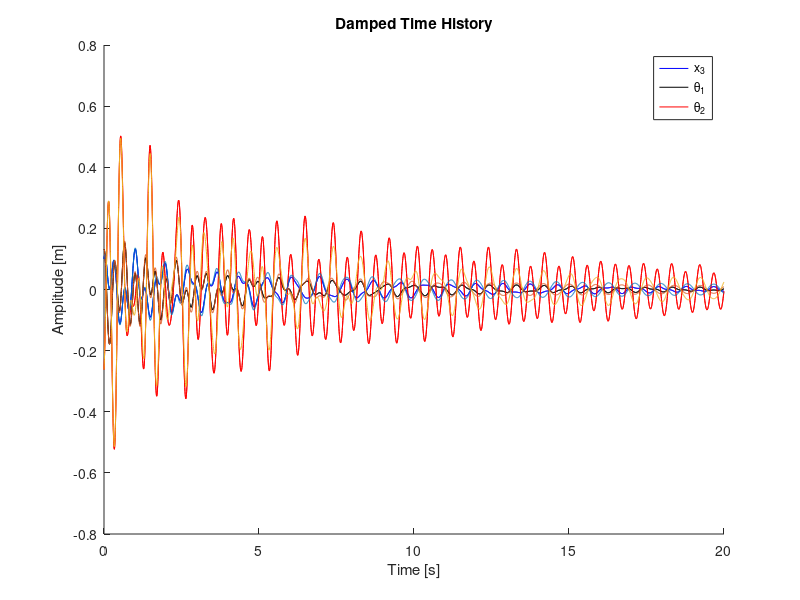

MATLAB code to generate this figure: (Note: this script raises an error after producing the figure.)
clear all, close all, clc


%% Data & Matrices
R1 = 1;
R2 = 0.5;
%Mass parameters
M1 = 5;
J1 = 2.5;
M2 = 1.25;
J2 = 0.16;
M3 = 10;
%Spring parameters
k1 = 1000;
k2 = 100;
k3 = 560;
k4 = 800;
%Damper parameters
c1 = 0.5;
c2 = 0.5;
c3 = 1;
c4 = 4;
%Mass matrix
jac_M =[1    0   R2;
        0    1   0;
        1    0   0;
        0    0   1;
        1    0   0];
M = diag([M1 J1 M2 J2 M3]);
M_gen = jac_M'*M*jac_M;

%Elastic matrix
jac_K = [-1   0       -R2;
         -1   -R1     R2;
         -1   -R1      0;
          1     0      0];
K = diag([k1 k2 k3 k4]);
K_gen = jac_K'*K*jac_K;

%Damping matrix
jac_C = jac_K;
C = diag([c1 c2 c3 c4]);
K_gg=jac_C'*K*jac_C;
C_gen = jac_C'*C*jac_C;

%% 1A DA SCRIVERE A MANO

%% 1B Undamped and damped eigen frequencies and eigenvectors of the system
% UNDAMPED - Eigenfrequencies & eigenvectors

% Method: eigenvalues-eigenvectors problem 
% lambda = i*omega;
[V,D] = eig(inv(M_gen)*K_gen); % V are the eigenvectors, D are the eigenvalues
% DAMPED - Eigenfrequencies & eigenvectors
w0_nat=sqrt(diag(D));
% in [A_damp] the submatrix [C] is full
% use state form matrix: new variable z = [vel; pos];
A_damp = - inv([M_gen zeros(size(M_gen)); zeros(size(M_gen)) M_gen])*[C_gen K_gen; -M_gen zeros(size(M_gen))];
[V_damp,D_damp] = eig(A_damp);

%% 1C Rayleigh damping [C]=alpha*[M]+beta*[K]
% ANALYTIC MODE
Cii=reshape(C_gen,size(C_gen,1)*size(C_gen,2),1);
Mii=reshape(M_gen,size(M_gen,1)*size(M_gen,2),1);
Kii=reshape(K_gen,size(K_gen,1)*size(K_gen,2),1);
M_K=[Mii,Kii];
AB=pinv(M_K)*Cii;
alpha=AB(1);
beta=AB(2);
C_R_Analytic=alpha*M_gen+beta*K_gen;
%% %%%%%%%%%%%%%%%%%%% 2 part %%%%%%%%%%%%%%%%%%%%%%%%%%%% %%
% Free motion of the system (considering the Rayleigh damping as in 1.c)
%%%%%%%%%%%%%%%%%%%%%%%%%%%%%%%%%%%%%%%%%%%%%%%%%%%%%%%%%%%%

%% 2 A Plot and comment the free motion of the system starting from the initial conditionsreported

%% DAMPED - Eigenfrequencies & eigenvectors without RAYLEIGH
% Add the matrix [C] to the matrix [A]
A_damp = -inv([M_gen zeros(size(M_gen)); zeros(size(M_gen)) M_gen])*...
[C_gen K_gen; -M_gen zeros(size(M_gen))];
[V_damp,D_damp] = eig(A_damp);

% Mode shapes
%Guardando in V_damp noto che gli autovettori più vicini agli undamped sono
%quelli in posizione 1:3, ma dovrebbero essere quelli in seconda posizione.
%come mai?
V_damp = V_damp(4:6,:); %consider only the displacements
V_damp_1 = V_damp./V_damp(1,:);%1st normalization
V_damp_2 = V_damp./V_damp(2,:);%2nd normalization
V_damp_3 = V_damp./V_damp(3,:);%3rd normalization

V_damp_ord = [V_damp_1(:,1), V_damp_1(:,1),...
              V_damp_1(:,2), V_damp_1(:,2),...
              V_damp_1(:,3), V_damp_1(:,3)]; %all vibration modes

%Natural frequencies
lambda = diag(D_damp);
alpha = real(lambda);
w_d = imag(lambda);

% Adimensional damping coefficient
 csi = abs(alpha./w_d); %should be w0 not w_d
 csi_1 = abs(alpha./sqrt(w_d.^2+alpha.^2)); %sotto h=10% simili
 
 pos_t0=[0.1;pi/12;-pi/12];
 vel_t0=[1;0.5;2];


% Analytical
const_damp = [V_damp; lambda.'.*V_damp]\[pos_t0;vel_t0];
t_damp = 0:2*pi/50/max(w_d):20;

free_motion_damp = zeros(3,length(t_damp));

for ii = 1:length(t_damp)
    free_motion_damp(:,ii) = (const_damp.'.*V_damp)*exp(lambda*t_damp(ii));
end

%figure(2)
hold on
plot(t_damp,free_motion_damp(1,:),'b',t_damp,free_motion_damp(2,:)*R2,'k',t_damp,free_motion_damp(3,:)*R1,'r'); 
grid minor
xlabel('Time [s]')
ylabel('Amplitude [m]')
legend('x - analytical solution', '\theta_1 - analytical solution', '\theta_2 - analytical solution')
title('Damped Time History')
%% DAMPED - Eigenfrequencies & eigenvectors whith Rayleigh
%C_gen=C_R_Analytic;
% Add the matrix [C] to the matrix [A]
A_damp = -inv([M_gen zeros(size(M_gen)); zeros(size(M_gen)) M_gen])*...
[C_R_Analytic K_gen; -M_gen zeros(size(M_gen))];
[V_damp,D_damp] = eig(A_damp);

% Mode shapes
V_damp = V_damp(1:3,:); %consider only the displacements

V_damp_1 = V_damp./V_damp(1,:);%1st normalization
V_damp_2 = V_damp./V_damp(2,:);%2nd normalization
V_damp_3 = V_damp./V_damp(3,:);%3rd normalization

V_damp_ord = [V_damp_1(:,1), V_damp_1(:,1),...
              V_damp_1(:,2), V_damp_1(:,2),...
              V_damp_1(:,3), V_damp_1(:,3)]; %all vibration modes

%Natural frequencies
lambda = diag(D_damp);
alpha = real(lambda);
w_d = imag(lambda);

% Adimensional damping coefficient
 csi = abs(alpha./w_d); %should be w0 not w_d
 csi_1 = abs(alpha./sqrt(w_d.^2+alpha.^2)); %sotto h=10% simili
%% DAMPED - Free motion
% Normalization
%1st normalization
V_1 = [V_damp]./[V_damp(1,:)];
%2nd normalization
V_2 = [V_damp]./[V_damp(2,:)];
%3rd normalization
V_3 = [V_damp]./[V_damp(3,:)];

%pos_t0=V_3(:,6);
%vel_t0=[0,0,0]';

% Analytical
const_damp = [V_damp; lambda.'.*V_damp]\[pos_t0;vel_t0];
%t_damp = 0:2*pi/50/max(w_d):100;

free_motion_damp1 = zeros(3,length(t_damp));

for ii = 1:length(t_damp)
    free_motion_damp1(:,ii) = (const_damp.'.*V_damp)*exp(lambda*t_damp(ii));
end

%Plot the 2 different solutions
%figure(2)
hold on
plot(t_damp,free_motion_damp(1,:),'b',t_damp,free_motion_damp(2,:)*R2,'k',t_damp,free_motion_damp(3,:)*R1,'r'); 

plot(t_damp,free_motion_damp1(1,:),t_damp,free_motion_damp1(2,:)*R2,t_damp,free_motion_damp1(3,:)*R1); 
grid minor
xlabel('Time [s]')
ylabel('Amplitude [m]')
legend('x_3', '\theta_1', '\theta_2')
title('Damped Time History')

%% DAMPED - FREQUENCY RESPONSE OF THE SYSTEM
C_ray=C_R_Analytic;
w=0:0.01:30;
H_tot=zeros(1,9);
for ii=1:length(w)
    H = inv((-w(ii)^2)*M_gen+1i*w(ii)*C_ray+K_gen);
    H11(ii)=H(1,1); H12(ii)=H(1,2); H21(ii)=H(2,1); H22(ii)=H(2,2);
    H31(ii)=H(3,1); H32(ii)=H(3,2); H33(ii)=H(3,3); H13(ii)=H(1,3);
    H23(ii)=H(2,3);
    H_tot(ii,:)=reshape(H,1,9);

end

% transfer function between x,theta (lines) and q1, q2 (columns)
figure(3)
sgtitle('Frequency Responce Function')
for i=1:size(H_tot,2)
    subplot(3,3,i)

    grid on
     xlabel('Frequency [Hz]');
    if (i<4) 
            semilogy(w/2/pi,abs(H_tot(:,i)),'b'); 
        ylabel(['|H 1',num2str(i),'| [m/N]']); 
        title(['|H 1',num2str(i),'|']);
    elseif(i<7)
            semilogy(w/2/pi,abs(H_tot(:,i)),'b'); 
        ylabel(['|H 2',num2str(i-3),'| [m/N]']); 
        title(['|H 2',num2str(i-3),'|']);
    else
            semilogy(w/2/pi,abs(H_tot(:,i)),'b'); 
        ylabel(['|H 3',num2str(i-6),'| [m/N]']); 
        title(['|H 3',num2str(i-6),'|']);
    end
end

figure(4)
sgtitle('Frequency Responce Function')
for i=1:size(H_tot,2)
    subplot(3,3,i)
    plot(w/2/pi,angle(H_tot(:,i)),'b');
    grid on; 
     xlabel('Frequency [Hz]');
    if (i<4) 
        ylabel(['\angle H1',num2str(i),' [m/N]']); 
        title(['\angle H1',num2str(i)]);
    elseif(i<7)
        ylabel(['\angle H2',num2str(i-3),' [m/N]']); 
        title(['\angle H2',num2str(i-3)]);
    else
        ylabel(['\angle H3',num2str(i-6),' [m/N]']); 
        title(['\angle H3',num2str(i-6)]);
    end
end

%% DAMPED - Frequency Responce Function (FRF) with normal Damping (NO REYLEIGH

%w = 0:0.01:30;

% [H(w)] = [D(w)]^-1 = [-w^2*[M]+i*w*[C]+[K]]^-1
for ii = 1:length(w)
    FRF = inv(-w(ii)^2*M_gen+1i*w(ii)*C_gen+K_gen);
    FRF11(ii) = FRF(1,1); FRF12(ii) = FRF(1,2); FRF13(ii) = FRF(1,3);
    FRF21(ii) = FRF(2,1); FRF22(ii) = FRF(2,2); FRF23(ii) = FRF(2,3);
    FRF31(ii) = FRF(3,1); FRF32(ii) = FRF(3,2); FRF33(ii) = FRF(3,3);
end

% Plot of the FRF modulus
figure(5)
subplot(3,3,1); plot(w/2/pi,abs(FRF11),'b'); grid minor; xlabel('Frequency [Hz]'); ylabel('|H_1_1| [m/N]'); title('H_1_1')
subplot(3,3,2); plot(w/2/pi,abs(FRF12),'b'); grid minor; xlabel('Frequency [Hz]'); ylabel('|H_1_2| [m/N]'); title('H_1_2')
subplot(3,3,3); plot(w/2/pi,abs(FRF13),'b'); grid minor; xlabel('Frequency [Hz]'); ylabel('|H_1_3| [m/N]'); title('H_1_3')
subplot(3,3,4); plot(w/2/pi,abs(FRF21),'b'); grid minor; xlabel('Frequency [Hz]'); ylabel('|H_2_1| [m/N]'); title('H_2_1')
subplot(3,3,5); plot(w/2/pi,abs(FRF22),'b'); grid minor; xlabel('Frequency [Hz]'); ylabel('|H_2_2| [m/N]'); title('H_2_2')
subplot(3,3,6); plot(w/2/pi,abs(FRF23),'b'); grid minor; xlabel('Frequency [Hz]'); ylabel('|H_2_3| [m/N]'); title('H_2_3')
subplot(3,3,7); plot(w/2/pi,abs(FRF31),'b'); grid minor; xlabel('Frequency [Hz]'); ylabel('|H_3_1| [m/N]'); title('H_3_1')
subplot(3,3,8); plot(w/2/pi,abs(FRF32),'b'); grid minor; xlabel('Frequency [Hz]'); ylabel('|H_3_2| [m/N]'); title('H_3_2')
subplot(3,3,9); plot(w/2/pi,abs(FRF33),'b'); grid minor; xlabel('Frequency [Hz]'); ylabel('|H_3_3| [m/N]'); title('H_3_3')
sgtitle('Amplitude of FRF')

% Plot of the FRF phase
figure(6)
subplot(3,3,1); plot(w/2/pi,angle(FRF11)*180/pi,'b'); grid minor; xlabel('Frequency [Hz]'); ylabel('H_1_1 [deg]'); title('H_1_1'); yticks([-180 -90 0 90 180]); ylim([-200,200])
subplot(3,3,2); plot(w/2/pi,angle(FRF12)*180/pi,'b'); grid minor; xlabel('Frequency [Hz]'); ylabel('H_1_2 [deg]'); title('H_1_2'); yticks([-180 -90 0 90 180]); ylim([-200,200])
subplot(3,3,3); plot(w/2/pi,angle(FRF13)*180/pi,'b'); grid minor; xlabel('Frequency [Hz]'); ylabel('H_1_3 [deg]'); title('H_1_3'); yticks([-180 -90 0 90 180]); ylim([-200,200])
subplot(3,3,4); plot(w/2/pi,angle(FRF21)*180/pi,'b'); grid minor; xlabel('Frequency [Hz]'); ylabel('H_2_1 [deg]'); title('H_2_1'); yticks([-180 -90 0 90 180]); ylim([-200,200])
subplot(3,3,5); plot(w/2/pi,angle(FRF22)*180/pi,'b'); grid minor; xlabel('Frequency [Hz]'); ylabel('H_2_2 [deg]'); title('H_2_2'); yticks([-180 -90 0 90 180]); ylim([-200,200])
subplot(3,3,6); plot(w/2/pi,angle(FRF23)*180/pi,'b'); grid minor; xlabel('Frequency [Hz]'); ylabel('H_2_3 [deg]'); title('H_2_3'); yticks([-180 -90 0 90 180]); ylim([-200,200])
subplot(3,3,7); plot(w/2/pi,angle(FRF31)*180/pi,'b'); grid minor; xlabel('Frequency [Hz]'); ylabel('H_3_1 [deg]'); title('H_3_1'); yticks([-180 -90 0 90 180]); ylim([-200,200])
subplot(3,3,8); plot(w/2/pi,angle(FRF32)*180/pi,'b'); grid minor; xlabel('Frequency [Hz]'); ylabel('H_3_2 [deg]'); title('H_3_2'); yticks([-180 -90 0 90 180]); ylim([-200,200])
subplot(3,3,9); plot(w/2/pi,angle(FRF33)*180/pi,'b'); grid minor; xlabel('Frequency [Hz]'); ylabel('H_3_3 [deg]'); title('H_3_3'); yticks([-180 -90 0 90 180]); ylim([-200,200])
sgtitle('Phase of FRF')
%% 3B Plot the co-located FRF of point A at the centre of the disk (co-located meaning the FRF
%between the displacement in A and a force applied in A).

jac_A=[1;0;R2];

for ii=1:length(w)
    H = inv(-w(ii)^2*M_gen+1i*w(ii)*C_ray+K_gen);
    FRF(:,ii)=pinv(jac_A)*H*jac_A;
end
figure(17)
plot(w/2/pi,abs(sum(FRF)),'b'); grid minor; xlabel('Frequency [Hz]'); ylabel('|H_A| [m/N]'); title('H_A')

%plot(w/2/pi,(abs(FRF(:,:))),'b')
%% 3C Plot the co-located FRF of point 2 at the centre of the disk 2 with a couple

jac_2=[0;0;1];

for ii=1:length(w)
    H = inv(-w(ii)^2*M_gen+1i*w(ii)*C_ray+K_gen);
    FRF(:,ii)=pinv(jac_2)*H*jac_2;
end
figure(18)
plot(w/2/pi,abs(sum(FRF)),'b'); grid minor; xlabel('Frequency [Hz]'); ylabel('|H_1_1| [m/N]'); title('H_1_1')


%% 3 D DAMPED - Free motion + Forced motion

lambda_f = [1; 0; R2];
%w = 0:0.01:30;

% X = [H(w)]*Q_0 = [H(w)]*[lambda_f]*F_0
f1=1.5;
f2=3.5;
Fdt = 0;
Xdt = 0;
A1=15;
A2=7;
ampli=1000;
F=[A1,A2];
w_f=[f1,f2]*2*pi;
t=t_damp;
for ii = 1:2 %number of harmonics used to reconstruct the square wave
    X(ii,:) = inv(-(w_f(ii))^2*M_gen + 1i*w_f(ii)*C_ray + K_gen)*lambda_f*F(ii)*exp(1i*pi/2);   
    Fdt = Fdt+F(ii)*sin(w_f(ii)*t); %force
    Xdt = Xdt+real(X(ii,:).*exp(1i*w_f(ii)*[t' t' t']));
end
figure(5)
subplot(2,3,1); plot(w/2/pi,ampli.*abs(FRF11),'b'); grid on; hold on; xlabel('Frequency [Hz]'); ylabel('Amplitude'); title('|H_1_1|')
stem(w_f/2/pi,F,'or');
xlim([0 5])
legend('FRF','Force')
subplot(2,3,2); plot(w/2/pi,ampli*abs(FRF21),'b'); grid on; hold on; xlabel('Frequency [Hz]'); ylabel('Amplitude'); title('|H_2_1|')
stem(w_f/2/pi,F,'or');xlim([0 5]) 
legend('FRF','Force')
subplot(2,3,3); plot(w/2/pi,ampli*abs(FRF31),'b'); grid on; hold on; xlabel('Frequency [Hz]'); ylabel('Amplitude'); title('|H_3_1|')
stem(w_f/2/pi,F,'or'); xlim([0 5])
legend('FRF','Force')
subplot(2,3,4); stem(w_f/2/pi,abs(X(:,1)),'b'); grid on; hold on; xlabel('Frequency [Hz]'); ylabel('Amplitude [m]'); title('|z|'); xlim([0 5])
subplot(2,3,5); stem(w_f/2/pi,abs(X(:,2)),'b'); grid on; hold on; xlabel('Frequency [Hz]'); ylabel('Amplitude [rad]'); title('|\theta_1|'); xlim([0 5])
subplot(2,3,6); stem(w_f/2/pi,abs(X(:,3)),'b'); grid on; hold on; xlabel('Frequency [Hz]'); ylabel('Amplitude [rad]'); title('|\theta_2|'); xlim([0 5])

figure(6)
subplot(2,1,1)
plot(t,Xdt(:,1),t,Xdt(:,2),t,Xdt(:,3));
grid minor
xlabel('Time [s]')
ylabel('Amplitude')
legend('Forced Motion - z - [m]','Forced Motion - \theta_1 - [rad]','Forced Motion - \theta_2 - [rad]','location','southeast')
title('Forced Time Responce')
subplot(2,1,2)
plot(t,Fdt);
grid minor
xlabel('Time [s]')
ylabel('Amplitude')
legend('Force - [N]','location','southeast')
title('Time History of the Force')

figure(7)
plot(t,free_motion_damp1.'); 
grid minor;   
xlabel('Time [s]')
ylabel('Amplitude')
legend('Free - z','Free - \theta_1','Free - \theta_2')
title('Free Time Responce')


% Pay attention to the initial conditions!!
figure(8)
plot(t,Xdt+free_motion_damp1.'); 
grid minor;   
xlabel('Time [s]')
ylabel('Amplitude')
legend('Free + Forced responce - z - [m]','Free + Forced responce - \theta_1 - [rad]',...
    'Free + Forced responce - \theta_2 - [rad]')
title('Overall Time Responce')
%%
%excite the system with a square wave
% F(t) = 4/pi*sum( (sin(2k-1)*w*t) / (2k-1) ) = 4/pi*(sin(w*t) + 1/3*sin(3*w*t) + 1/5*sin(5*w*t) + ...)
f0 = 0.75; % Frequency of the applied force
Fdt = 0;
Xdt = 0;

for ii = 1:5 %number of harmonics used to reconstruct the square wave
    k=ii-1;
    n = 2*k+1;
    F(ii) = 8/(pi^2)*((-1)^k)*1/(n^2);
    w_f(ii) = 2*pi*n*f0; %omega force
    X(ii,:) = inv(-(w_f(ii))^2*M_gen + 1i*w_f(ii)*C_gen + K_gen)*lambda_f*F(ii)*exp(1i*pi/2);    
    Fdt = Fdt+F(ii)*sin(w_f(ii)*t); %force
    Xdt = Xdt+real(X(ii,:).*exp(1i*w_f(ii)*[t' t' t']));
end

figure(5)
subplot(2,3,1); plot(w/2/pi,abs(FRF11),'b'); grid on; hold on; xlabel('Frequency [Hz]'); ylabel('Amplitude'); title('|H_1_1|')
stem(w_f/2/pi,abs(F),'or'); xlim([0 5])
legend('FRF','Force')
subplot(2,3,2); plot(w/2/pi,abs(FRF21),'b'); grid on; hold on; xlabel('Frequency [Hz]'); ylabel('Amplitude'); title('|H_2_1|')
stem(w_f/2/pi,abs(F),'or'); xlim([0 5])
legend('FRF','Force')
subplot(2,3,3); plot(w/2/pi,abs(FRF31),'b'); grid on; hold on; xlabel('Frequency [Hz]'); ylabel('Amplitude'); title('|H_3_1|')
stem(w_f/2/pi,abs(F),'or'); xlim([0 5])
legend('FRF','Force')
subplot(2,3,4); stem(w_f/2/pi,abs(X(:,1)),'b'); grid on; hold on; xlabel('Frequency [Hz]'); ylabel('Amplitude [m]'); title('|z|'); xlim([0 5])
subplot(2,3,5); stem(w_f/2/pi,abs(X(:,2)),'b'); grid on; hold on; xlabel('Frequency [Hz]'); ylabel('Amplitude [rad]'); title('|\theta_1|'); xlim([0 5])
subplot(2,3,6); stem(w_f/2/pi,abs(X(:,3)),'b'); grid on; hold on; xlabel('Frequency [Hz]'); ylabel('Amplitude [rad]'); title('|\theta_2|'); xlim([0 5])

figure(6)
subplot(2,1,1)
plot(t,Xdt(:,1),t,Xdt(:,2),t,Xdt(:,3));
grid minor
xlabel('Time [s]')
ylabel('Amplitude')
legend('Forced Motion - z - [m]','Forced Motion - \theta_1 - [rad]','Forced Motion - \theta_2 - [rad]','location','southeast')
title('Forced Time Responce')
subplot(2,1,2)
plot(t,Fdt);
grid minor
xlabel('Time [s]')
ylabel('Amplitude')
legend('Force - [N]','location','southeast')
title('Time History of the Force')

figure(7)
plot(t,free_motion_damp.'); 
grid minor;   
xlabel('Time [s]')
ylabel('Amplitude')
legend('Free - z','Free - \theta_1','Free - \theta_2')
title('Free Time Responce')


% Pay attention to the initial conditions!!
figure(8)
plot(t,Xdt+free_motion_damp1.'); 
grid minor;   
xlabel('Time [s]')
ylabel('Amplitude')
legend('Free + Forced responce - z - [m]','Free + Forced responce - \theta_1 - [rad]',...
    'Free + Forced responce - \theta_2 - [rad]')
title('Overall Time Responce')


%%%%%%%%%%%%%%%%%%%%%%%%%%%%%%%%%%%%%%%%%%%%%%%%%%%%%%%%%%%%%%%%%%%%%%%%%%%%%%%%%%%%%%%


%% Modal approach
[V,D] = eig(inv(M_gen)*K_gen);
% [V,D] = eig(M_gen\K_gen);

%Natural frequencies
w_nat = sqrt(diag(D)); %[rad/s]
%lambda = alpha +- w_d;
%w0_nat = sqrt(w_d.^2+alpha.^2);
w0_nat = w_nat;

% Consider the undamped case
% [V,D]=eig(M_gen\K_gen);
% w_nat=[sqrt(diag(D)); -sqrt(diag(D))];
% V=[V V]./[V(end,:) V(end,:)];
% [w_nat,index]=sort(w_nat);
% V=V(:,index)./max(abs(V(:,index)));

phi = V./max(abs(V)); %matrix of the mode shapes

% Diagonalization of the matrix
M_mod = phi'*M_gen*phi;
K_mod = phi'*K_gen*phi;

h = [csi_1(2); csi_1(4); csi_1(6)]; %adimensional damping coefficient

const_mod = [1./(2*w0_nat)  w0_nat./2]\h; %pseudo-inverse (least mean square error)

alfa = const_mod(1);
beta = const_mod(2);

C_gen_approx = alfa*M_gen + beta*K_gen;
C_mod = phi'*C_gen_approx*phi;

% Put equal to 0 the extra diagonal terms (< eps = 2.2204e-16)
diag_m = diag(M_mod);
MM = [diag(diag_m)];
diag_k = diag(K_mod);
KK = [diag(diag_k)];
diag_c = diag(C_mod);
CC = [diag(diag_c)];
%%
w = 0:0.01:30;

% Diagonal matrix with eps in extra diagonal positions
for ii = 1:length(w)
    FRF_q = inv(-w(ii)^2*M_mod+1i*w(ii)*C_mod+K_mod);
    FRF_q11(ii) = FRF_q(1,1); FRF_q12(ii) = FRF_q(1,2); FRF_q13(ii) = FRF_q(1,3);
    FRF_q21(ii) = FRF_q(2,1); FRF_q22(ii) = FRF_q(2,2); FRF_q23(ii) = FRF_q(2,3);
    FRF_q31(ii) = FRF_q(3,1); FRF_q32(ii) = FRF_q(3,2); FRF_q33(ii) = FRF_q(3,3);
end
figure(9)
subplot(3,3,1); plot(w/2/pi,abs(FRF_q11),'b'); grid on; xlabel('Frequency [Hz]'); ylabel('|H|[m/N]'); title('H_q_1_1');
subplot(3,3,2); plot(w/2/pi,abs(FRF_q12),'b'); grid on; xlabel('Frequency [Hz]'); ylabel('|H|[m/N]'); title('H_q_1_2');
subplot(3,3,3); plot(w/2/pi,abs(FRF_q13),'b'); grid on; xlabel('Frequency [Hz]'); ylabel('|H|[m/N]'); title('H_q_1_3'); 
subplot(3,3,4); plot(w/2/pi,abs(FRF_q21),'b'); grid on; xlabel('Frequency [Hz]'); ylabel('|H|[m/N]'); title('H_q_2_1');
subplot(3,3,5); plot(w/2/pi,abs(FRF_q22),'b'); grid on; xlabel('Frequency [Hz]'); ylabel('|H|[m/N]'); title('H_q_2_2');
subplot(3,3,6); plot(w/2/pi,abs(FRF_q23),'b'); grid on; xlabel('Frequency [Hz]'); ylabel('|H|[m/N]'); title('H_q_2_3'); 
subplot(3,3,7); plot(w/2/pi,abs(FRF_q31),'b'); grid on; xlabel('Frequency [Hz]'); ylabel('|H|[m/N]'); title('H_q_3_1');
subplot(3,3,8); plot(w/2/pi,abs(FRF_q32),'b'); grid on; xlabel('Frequency [Hz]'); ylabel('|H|[m/N]'); title('H_q_3_2'); 
subplot(3,3,9); plot(w/2/pi,abs(FRF_q33),'b'); grid on; xlabel('Frequency [Hz]'); ylabel('|H|[m/N]'); title('H_q_3_3');
sgtitle('Magnitude of the Modal FRF')

figure(10)
subplot(3,3,1); plot(w/2/pi,angle(FRF_q11)*180/pi,'b'); grid on; xlabel('Frequency [Hz]'); ylabel('\angleH[deg]'); title('H_q_1_1'); yticks([-180 -90 0 90 180]); ylim([-200,200])
subplot(3,3,2); plot(w/2/pi,angle(FRF_q12)*180/pi,'b'); grid on; xlabel('Frequency [Hz]'); ylabel('\angleH[deg]'); title('H_q_1_2'); yticks([-180 -90 0 90 180]); ylim([-200,200])
subplot(3,3,3); plot(w/2/pi,angle(FRF_q13)*180/pi,'b'); grid on; xlabel('Frequency [Hz]'); ylabel('\angleH[deg]'); title('H_q_1_3'); yticks([-180 -90 0 90 180]); ylim([-200,200])
subplot(3,3,4); plot(w/2/pi,angle(FRF_q21)*180/pi,'b'); grid on; xlabel('Frequency [Hz]'); ylabel('\angleH[deg]'); title('H_q_2_1'); yticks([-180 -90 0 90 180]); ylim([-200,200])
subplot(3,3,5); plot(w/2/pi,angle(FRF_q22)*180/pi,'b'); grid on; xlabel('Frequency [Hz]'); ylabel('\angleH[deg]'); title('H_q_2_2'); yticks([-180 -90 0 90 180]); ylim([-200,200])
subplot(3,3,6); plot(w/2/pi,angle(FRF_q23)*180/pi,'b'); grid on; xlabel('Frequency [Hz]'); ylabel('\angleH[deg]'); title('H_q_2_3'); yticks([-180 -90 0 90 180]); ylim([-200,200])
subplot(3,3,7); plot(w/2/pi,angle(FRF_q31)*180/pi,'b'); grid on; xlabel('Frequency [Hz]'); ylabel('\angleH[deg]'); title('H_q_3_1'); yticks([-180 -90 0 90 180]); ylim([-200,200])
subplot(3,3,8); plot(w/2/pi,angle(FRF_q32)*180/pi,'b'); grid on; xlabel('Frequency [Hz]'); ylabel('\angleH[deg]'); title('H_q_3_2'); yticks([-180 -90 0 90 180]); ylim([-200,200])
subplot(3,3,9); plot(w/2/pi,angle(FRF_q33)*180/pi,'b'); grid on; xlabel('Frequency [Hz]'); ylabel('\angleH[deg]'); title('H_q_3_3'); yticks([-180 -90 0 90 180]); ylim([-200,200])
sgtitle('Phase of the Modal FRF')
%% 4.B Reconstruct the co-located FRF of point 𝐴 employing a modal approach and compare with
%the one obtained using physical coordinates in (3.b)
jac_A=[1;0;R2];
jac_qA=phi'*jac_A;
for ii=1:length(w)
    H = inv(-w(ii)^2*M_mod+1i*w(ii)*C_mod+K_mod);
    FRF(:,ii)=pinv(jac_qA)*H*jac_qA;
end
figure(19)
plot(w/2/pi,abs(sum(FRF)),'b'); grid minor; xlabel('Frequency [Hz]'); ylabel('|H_A| [m/N]'); title('H_A')

%% 4 C
jac_2=[0;0;1];
jac_q2=phi'*jac_2;
for ii=1:length(w)
    H = inv(-w(ii)^2*M_mod+1i*w(ii)*C_mod+K_mod);
    FRF(:,ii)=pinv(jac_q2)*H*jac_q2;
end
figure(20)
plot(w/2/pi,abs(sum(FRF)),'b'); grid minor; xlabel('Frequency [Hz]'); ylabel('|H_c2| [m/N]'); title('H_c2')

%% Compute the steady state amplitude responce of the system with 2 forces

%% Modal Approach - time histories reconstruction

% Set the initial conditions
pos_t0 = [0.1;pi/12;-pi/12];
vel_t0 = [1;0.5;2];

% Test initial conditions as mode shape
% pos_t0 = V_ord(:,4);
% vel_t0 = 0*V_ord(:,4);

qp_t0 = inv(phi)*vel_t0;
q_t0 = inv(phi)*pos_t0;

% Integration of EOM
A_mod = -inv([M_mod zeros(size(M_mod)); zeros(size(M_mod)) M_mod])*[C_mod K_mod; -M_mod zeros(size(M_mod))];
% A_mod = -inv([MM zeros(size(MM)); zeros(size(MM)) MM])*[CC KK; -MM zeros(size(MM))];
odefun_mod = @(t,y) A_mod*y;
[t_ode_mod,sol_mod] = ode45(odefun_mod,[t(1) t(end)],[qp_t0;q_t0]);

figure(11)
plot(t_ode_mod,sol_mod(:,4),'ob-',t_ode_mod,sol_mod(:,5),'ok-',t_ode_mod,sol_mod(:,6),'or-'); grid minor
xlabel('Time [s]')
legend('q_1','q_2','q_3')
title('Modal Coordinates')

X_rec = (phi*sol_mod(:,4:end)')';

figure(12)
plot(t_ode_mod,X_rec(:,1),'ob-',t_ode_mod,X_rec(:,2),'ok-',t_ode_mod,X_rec(:,3),'or-'); grid minor
xlabel('Time [s]')
ylabel('Amplitude')
legend('z','\theta_1','\theta_2')
title('Reconstructed time history through modal coordinates')


%% Comparison btw the direct and modal approach
% Solve the direct problem using the approximated [C] matrix
A_damp_mod = -inv([M_gen zeros(size(M_gen)); zeros(size(M_gen)) M_gen])*...
    [C_gen_approx K_gen; -M_gen zeros(size(M_gen))]; 
% Integration of EOM
odefun_damp_mod = @(t_damp,y) A_damp_mod*y;
[t_ode_damp_mod,sol_damp_mod] = ode45(odefun_damp_mod,[t_damp(1) t_damp(end)],[vel_t0;pos_t0]);

figure(13)
plot(t_ode_mod,X_rec(:,1),'ob-.',t_ode_mod,X_rec(:,2),'ok-.',t_ode_mod,X_rec(:,3),'or-.');
hold on
plot(t_ode_damp_mod,sol_damp_mod(:,4),'*b',t_ode_damp_mod,sol_damp_mod(:,5),'*k',t_ode_damp_mod,sol_damp_mod(:,6),'*r');
grid minor;
xlabel('Time [s]')
ylabel('Amplitude')
legend('z - modal approach','\theta_1 - modal approach','\theta_2 - modal approach','z - direct approach', '\theta_1 - direct approach', '\theta_2 - direct approach')
title('Damped Time Histoty')

%% Reconstruction of FRF as a linear combination of the mode shapes

figure(14)
ii = 1;
AA = phi(3,ii)*phi(3,ii)*FRF_q11;
ii = 2;
BB = phi(3,ii)*phi(3,ii)*FRF_q22;
ii = 3;
CC = phi(3,ii)*phi(3,ii)*FRF_q33;
TT = AA + BB + CC;
plot(w/2/pi,abs(FRF33),'k','linewidth',1)
hold on
ii = 1;
plot(w/2/pi,abs(AA),'r')
ii = 2;
plot(w/2/pi,abs(BB),'g')
ii = 3;
plot(w/2/pi,abs(CC),'b')
xlabel('Frequency [Hz]')
ylabel('Amplitude')
plot(w/2/pi,abs(TT),'m')
grid minor
legend('H_3_3','H_q_1_1','H_q_2_2','H_q_3_3','Sum')


figure(15)
plot(w/2/pi,angle(FRF33)*180/pi,'k','linewidth',1)
hold on
ii = 1;
plot(w/2/pi,angle(phi(3,ii)*phi(3,ii)*FRF_q11)*180/pi,'r')
ii = 2;
plot(w/2/pi,angle(phi(3,ii)*phi(3,ii)*FRF_q22)*180/pi,'g')
ii = 3;
plot(w/2/pi,angle(phi(3,ii)*phi(3,ii)*FRF_q33)*180/pi,'b')
xlabel('Frequency [Hz]')
ylabel('\angle [deg]')
plot(w/2/pi,angle(TT)*180/pi,'m')
grid minor
legend('H_3_3','H_q_1_1','H_q_2_2','H_q_3_3','Sum')

%% One more example

figure(16)
plot(w/2/pi,abs(FRF13),'k','linewidth',1)
hold on
ii = 1;
plot(w/2/pi,abs(phi(1,ii)*phi(3,ii)*FRF_q11),'r')
ii = 2;
plot(w/2/pi,abs(phi(1,ii)*phi(3,ii)*FRF_q22),'g')
ii = 3;
plot(w/2/pi,abs(phi(1,ii)*phi(3,ii)*FRF_q33),'b')
xlabel('Frequency [Hz]')
ylabel('Amplitude')
grid minor
legend('H_1_3','H_q_1_1','H_q_2_2','H_q_3_3')
 

figure(17)
plot(w/2/pi,angle(FRF13)*180/pi,'k','linewidth',1)
hold on
ii = 1;
plot(w/2/pi,angle(phi(1,ii)*phi(3,ii)*FRF_q11)*180/pi,'r')
ii = 2;
plot(w/2/pi,angle(phi(1,ii)*phi(3,ii)*FRF_q22)*180/pi,'g')
ii = 3;
plot(w/2/pi,angle(phi(1,ii)*phi(3,ii)*FRF_q33)*180/pi,'b')
xlabel('Frequency [Hz]')
ylabel('\angle [deg]')
grid minor
legend('H_1_3','H_q_1_1','H_q_2_2','H_q_3_3')

%% 4 d. Compute the steady state amplitude of response for the three degrees of freedom when
%excited by a horizontal force applied in A. Compare the complete system response with the
%one obtained considering only the first mode of vibration, for the two following cases:
%i. a harmonic force 𝐹(𝑡) = 𝐴1 𝑐𝑜𝑠(2𝜋𝑓1 𝑡);
%ii. a harmonic force 𝐹(𝑡) = 𝐴2 𝑐𝑜𝑠(2𝜋𝑓2 𝑡).

lambda_f = [1; 0; R2];
%phi1=[phi(:,1),zeros(3,2)];

lambda_qf=phi'*lambda_f;
f1=1.5;
f2=3.5;
Fdt = 0;
Xdt = 0;
A1=15;
A2=7;
ampli=A1;
F=A1;
w_f=f1*2*pi;
t=t_damp;
 
    X(1,:) = phi(1,ii)*phi(1,ii)*inv(-(w_f)^2*M_mod + 1i*w_f*C_mod + K_mod)*lambda_qf*F*exp(1i*pi/2);   
    Fdt = Fdt+F*sin(w_f*t); %force
    Xdt = Xdt+real(X(1,:).*exp(1i*w_f*[t' t' t']));

% figure(5)
% subplot(2,3,1); plot(w/2/pi,ampli.*abs(FRF_q11),'b'); grid on; hold on; xlabel('Frequency [Hz]'); ylabel('Amplitude'); title('|H_1_1|')
% stem(w_f/2/pi,F,'or');
% xlim([0 5])
% legend('FRF','Force')
% subplot(2,3,2); plot(w/2/pi,ampli*abs(FRF_q22),'b'); grid on; hold on; xlabel('Frequency [Hz]'); ylabel('Amplitude'); title('|H_2_1|')
% stem(w_f/2/pi,F,'or');xlim([0 5]) 
% legend('FRF','Force')
% subplot(2,3,3); plot(w/2/pi,ampli*abs(FRF_q33),'b'); grid on; hold on; xlabel('Frequency [Hz]'); ylabel('Amplitude'); title('|H_3_1|')
% stem(w_f/2/pi,F,'or'); xlim([0 5])
% legend('FRF','Force')
% subplot(2,3,4); stem(w_f/2/pi,abs(X(:,1)),'b'); grid on; hold on; xlabel('Frequency [Hz]'); ylabel('Amplitude [m]'); title('|z|'); xlim([0 5])
% subplot(2,3,5); stem(w_f/2/pi,abs(X(:,2)),'b'); grid on; hold on; xlabel('Frequency [Hz]'); ylabel('Amplitude [rad]'); title('|\theta_1|'); xlim([0 5])
% subplot(2,3,6); stem(w_f/2/pi,abs(X(:,3)),'b'); grid on; hold on; xlabel('Frequency [Hz]'); ylabel('Amplitude [rad]'); title('|\theta_2|'); xlim([0 5])

figure(6)
subplot(2,1,1)
plot(t,Xdt(:,1),t,Xdt(:,2),t,Xdt(:,3));
grid minor
xlabel('Time [s]')
ylabel('Amplitude')
legend('Forced Motion - q1','Forced Motion - q2','Forced Motion - q3','location','southeast')
title('Forced Time Responce')
subplot(2,1,2)
plot(t,Fdt);
grid minor
xlabel('Time [s]')
ylabel('Amplitude')
legend('Force - [N]','location','southeast')
title('Time History of the Force')

% figure(7)
% plot(t,free_motion_damp1.'); 
% grid minor;   
% xlabel('Time [s]')
% ylabel('Amplitude')
% legend('Free - z','Free - \theta_1','Free - \theta_2')
% title('Free Time Responce')
% 
% 
% % Pay attention to the initial conditions!!
% figure(8)
% plot(t,Xdt+free_motion_damp1.'); 
% grid minor;   
% xlabel('Time [s]')
% ylabel('Amplitude')
% legend('Free + Forced responce - z - [m]','Free + Forced responce - \theta_1 - [rad]',...
%     'Free + Forced responce - \theta_2 - [rad]')
% title('Overall Time Responce')
 


